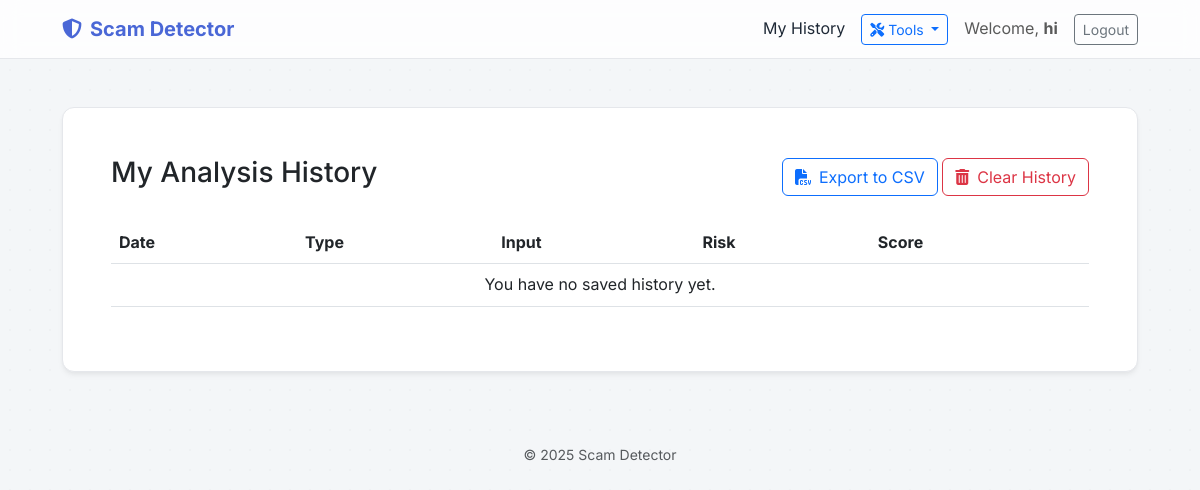
Page /history (signed in) on the earlier database version.
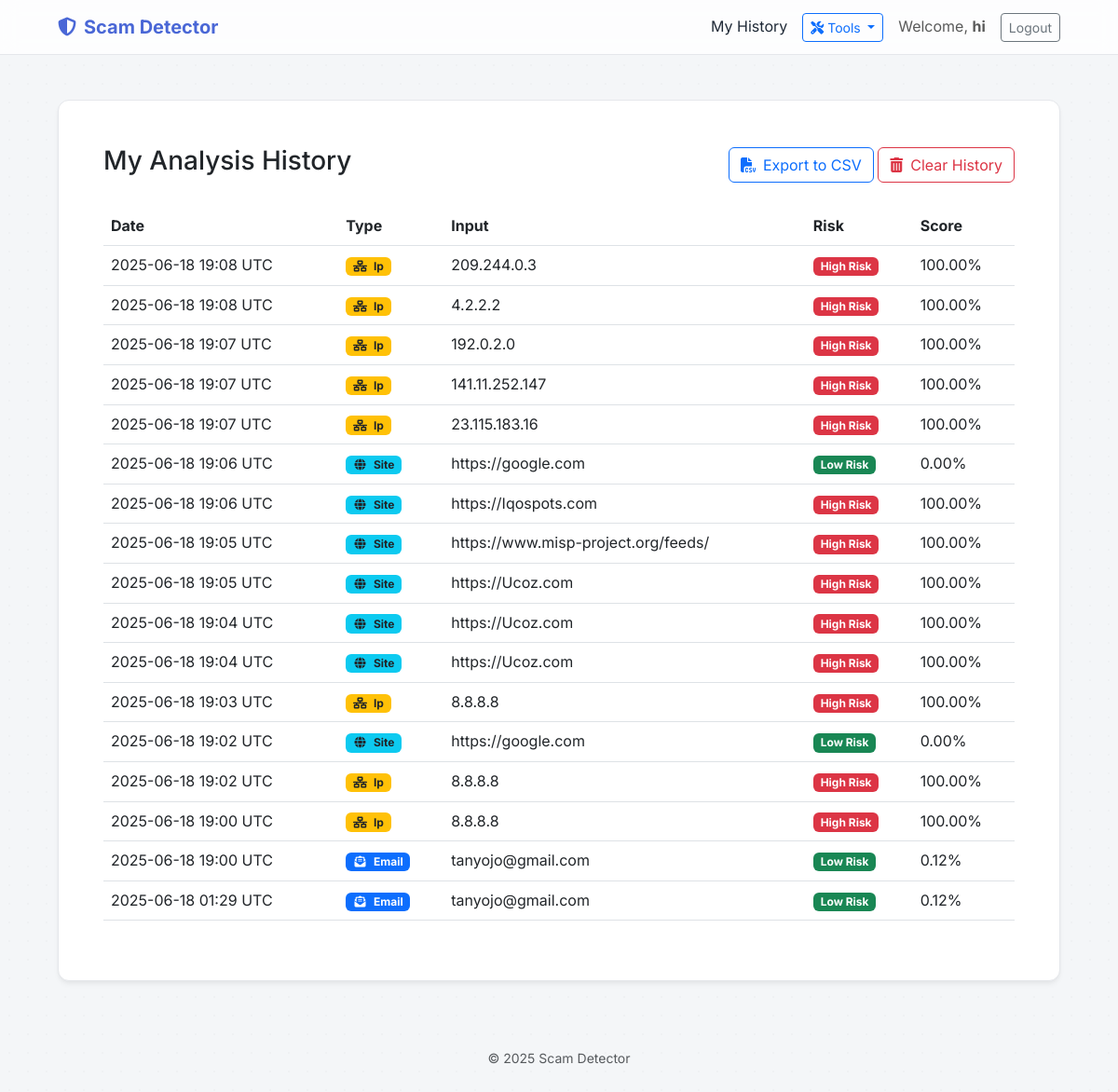
Same page on the later database version.
### app.py (models this page shows)
class History(db.Model):
    id = db.Column(db.Integer, primary_key=True)
    check_type = db.Column(db.String(50), nullable=False)
    input_data = db.Column(db.String(500), nullable=False)
    risk = db.Column(db.String(50))
    probability = db.Column(db.String(20))
    details = db.Column(db.JSON)
    timestamp = db.Column(db.DateTime, nullable=False, default=lambda: datetime.now(timezone.utc))
    user_id = db.Column(db.Integer, db.ForeignKey('user.id'), nullable=False)

### app.py (the view)
@app.route('/history')
@login_required
def history():
    history_records = History.query.filter_by(user_id=current_user.id).order_by(History.timestamp.desc()).all()
    return render_template('history.html', history_records=history_records)

### app.py (called while the page is built)
@login_manager.user_loader
def load_user(user_id):
    return User.query.get(int(user_id))

### templates/history.html (shortened to what this page needs)
{% extends "base.html" %}
{% block content %}
<div class="card p-4 p-md-5">
    <div class="d-flex justify-content-between align-items-center mb-4">
      <h3>My Analysis History</h3>
      <div>
        <a href="{{ url_for('export_csv') }}" class="btn btn-outline-primary"><i class="fas fa-file-csv me-2"></i>Export to CSV</a>
        <form action="{{ url_for('clear_history') }}" method="POST" class="d-inline">
            <button type="submit" class="btn btn-outline-danger" onclick="return confirm('Are you sure you want to permanently delete your entire history?');">
                <i class="fas fa-trash-alt me-2"></i>Clear History
            </button>
        </form>
      </div>
    </div>
    <div class="table-responsive">
        <table class="table table-hover align-middle">
            <thead>
                <tr>
                    <th>Date</th>
                    <th>Type</th>
                    <th>Input</th>
                    <th>Risk</th>
                    <th>Score</th>
                </tr>
            </thead>
            <tbody>
                {% for record in history_records %}
                <tr>
                    <td>{{ record.timestamp.strftime('%Y-%m-%d %H:%M') }} UTC</td>
                    <td>
                        {% if record.check_type == 'email' %}<span class="badge bg-primary"><i class="fas fa-envelope-open-text fa-fw me-1"></i> {{ record.check_type|capitalize }}</span>
                        {% elif record.check_type == 'ip' %}<span class="badge bg-warning text-dark"><i class="fas fa-network-wired fa-fw me-1"></i> {{ record.check_type|capitalize }}</span>
                        {% elif record.check_type == 'site' %}<span class="badge bg-info text-dark"><i class="fas fa-globe fa-fw me-1"></i> {{ record.check_type|capitalize }}</span>
                        {% elif record.check_type == 'sms' %}<span class="badge" style="background-color: #5865F2; color: white;"><i class="fas fa-comment-dots fa-fw me-1"></i> {{ record.check_type|capitalize }}</span>
                        {% endif %}
                    </td>
                    <td class="text-truncate" style="max-width: 300px;">{{ record.input_data }}</td>
                    <td>
                      <span class="badge {% if record.risk=='High Risk' %}bg-danger{% elif record.risk=='Medium Risk' %}bg-warning text-dark{% else %}bg-success{% endif %}">{{ record.risk }}</span>
                    </td>
                    <td>{{ record.probability }}</td>
                </tr>
                {% else %}
                <tr>
                    <td colspan="5" class="text-center">You have no saved history yet.</td>
                </tr>
                {% endfor %}
            </tbody>
        </table>
    </div>
</div>
{% endblock %}

Differences in the rows shown:
added History: timestamp "2025-06-18 19:08", check_type "Ip", input_data "209.244.0.3", risk "High Risk", probability "100.00%"
added History: timestamp "2025-06-18 19:08", check_type "Ip", input_data "4.2.2.2", risk "High Risk", probability "100.00%"
added History: timestamp "2025-06-18 19:07", check_type "Ip", input_data "192.0.2.0", risk "High Risk", probability "100.00%"
added History: timestamp "2025-06-18 19:07", check_type "Ip", input_data "141.11.252.147", risk "High Risk", probability "100.00%"
added History: timestamp "2025-06-18 19:07", check_type "Ip", input_data "23.115.183.16", risk "High Risk", probability "100.00%"
added History: timestamp "2025-06-18 19:06", check_type "Site", input_data "https://google.com", risk "Low Risk", probability "0.00%"
added History: timestamp "2025-06-18 19:06", check_type "Site", input_data "https://Iqospots.com", risk "High Risk", probability "100.00%"
added History: timestamp "2025-06-18 19:05", check_type "Site", input_data "https://www.misp-project.org/feeds/", risk "High Risk", probability "100.00%"
added History: timestamp "2025-06-18 19:05", check_type "Site", input_data "https://Ucoz.com", risk "High Risk", probability "100.00%"
added History: timestamp "2025-06-18 19:04", check_type "Site", input_data "https://Ucoz.com", risk "High Risk", probability "100.00%"
added History: timestamp "2025-06-18 19:04", check_type "Site", input_data "https://Ucoz.com", risk "High Risk", probability "100.00%"
added History: timestamp "2025-06-18 19:03", check_type "Ip", input_data "8.8.8.8", risk "High Risk", probability "100.00%"
added History: timestamp "2025-06-18 19:02", check_type "Site", input_data "https://google.com", risk "Low Risk", probability "0.00%"
added History: timestamp "2025-06-18 19:02", check_type "Ip", input_data "8.8.8.8", risk "High Risk", probability "100.00%"
added History: timestamp "2025-06-18 19:00", check_type "Ip", input_data "8.8.8.8", risk "High Risk", probability "100.00%"
added History: timestamp "2025-06-18 19:00", check_type "Email", input_data "tanyojo@gmail.com", risk "Low Risk", probability "0.12%"
added History: timestamp "2025-06-18 01:29", check_type "Email", input_data "tanyojo@gmail.com", risk "Low Risk", probability "0.12%"
Other differences:
text no longer shown: "You have no saved history yet."
